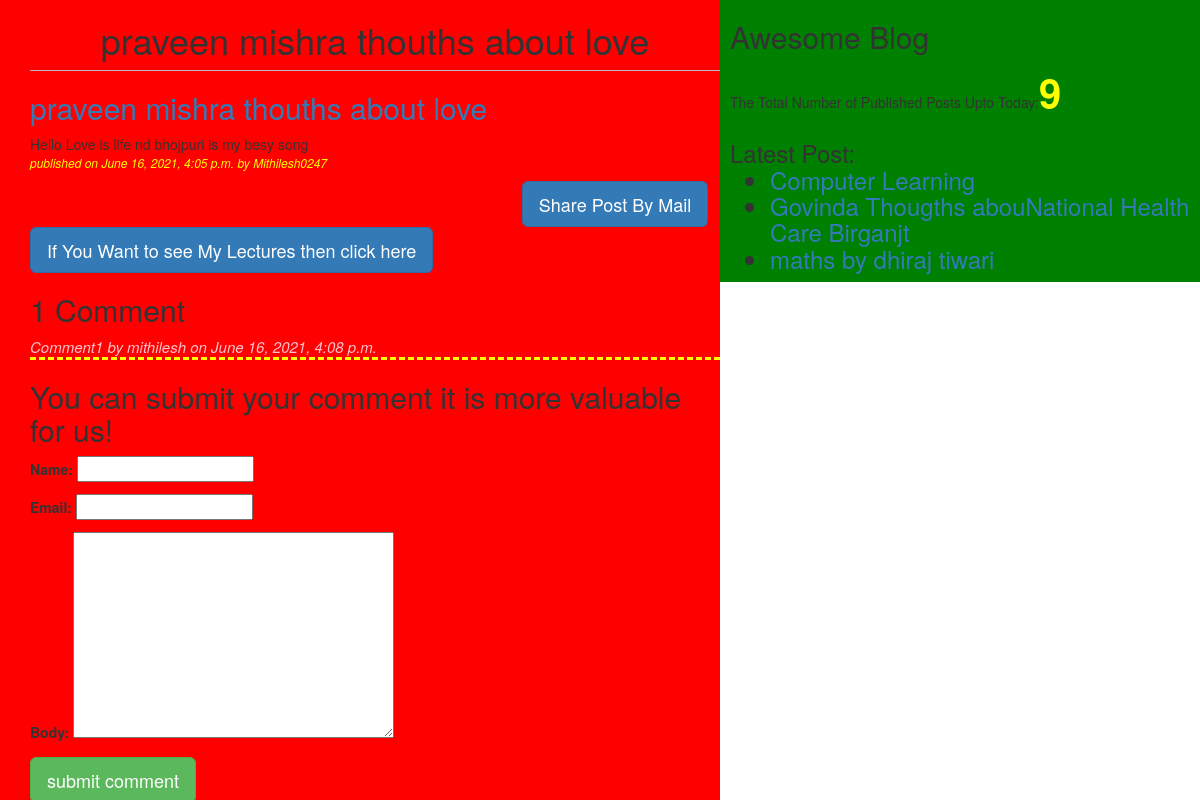
Page /2021/06/16/praveen-mishra-thouths-about-love/ on the committed database.
### blogapp/models.py (models this page shows, shortened)
class Post(models.Model):
	STATUS_CHOICES=(('draft','Draft'),('published','Published'))
	title=models.CharField(max_length=256)
	slug=models.SlugField(max_length=264,unique_for_date='publish')
	author=models.ForeignKey(User,related_name='blog_posts')
	body=models.TextField()
	publish=models.DateTimeField(default=timezone.now)
	created=models.DateTimeField(auto_now_add=True)
	updated=models.DateTimeField(auto_now=True)
	status=models.CharField(max_length=10,choices=STATUS_CHOICES,default='draft')
	objects=CustomManager()
	tags=TaggableManager()
	class Meta:
		ordering=('-publish',)
	def get_absolute_url(self):
	    return reverse('post_detail',args=[self.publish.year,
	    self.publish.strftime('%m'),self.publish.strftime('%d'),self.slug])

class Comment(models.Model):
	post=models.ForeignKey(Post,related_name='comments')
	name=models.CharField(max_length=36)
	email=models.EmailField()
	body=models.TextField()
	created=models.DateTimeField(auto_now_add=True)
	updated=models.DateTimeField(auto_now=True)
	active=models.BooleanField(default=True)

### blogapp/views.py (the view)
def post_detail_view(request,year,month,day,post):
    post=get_object_or_404(Post,slug=post,
    	                        status='published',
    	                        publish__year=year,
    	                        publish__month=month,
    	                        publish__day=day)
    comments=post.comments.filter(active=True)
    csubmit=False
    if request.method=='POST':
    	form=CommentForm(request.POST)
    	if form.is_valid():
    		new_comment=form.save(commit=False)
    		new_comment.post=post
    		new_comment.save()
    		csubmit=True;
    else:
        form=CommentForm()
    return render(request,'detail.html',{'post':post,'form':form,
        'csubmit':csubmit,'comments':comments})

### blogapp/forms.py
class CommentForm(forms.ModelForm):
	class Meta:
		model=Comment
		fields=('name','email','body')

### blogapp/templatetags/blog_tags.py (called while the page is built)
@register.simple_tag
def total_posts():
	return  Post.objects.count()

@register.inclusion_tag('latestpost.html')
def show_latest_posts():
    latest_posts=Post.objects.order_by('-publish')[:3]
    return{'latest_posts':latest_posts}

### blogapp/templates/detail.html (shortened to what this page needs)
{%extends 'base.html'%}
{%block content%}
<h1>{{post.title}}</h1>
<a href=""><h2>{{post.title}}</h2></a>
{{post.body}}
<p id="date">published on {{post.publish}} by {{post.author|title}}</p>
<div class="container" align="center">
	<a href="/{{post.id}}/share" class="btn btn-primary btn-lg" >Share Post By Mail</a>
</div>
<a href="https://www.youtube.com/channel/UCSHosDak3ESWIK1hT70GOJg/videos" class="btn btn-primary btn-lg">If You Want to see My Lectures then click here</a>
{% with comments.count as comments_count%}
<h2>{{comments_count}} Comment{{comments_count|pluralize}}</h2>
{%endwith%}
{% if comments %}
{%for comment in comments%}
<p id="ch">Comment{{forloop.counter}} by {{comment.name}} on {{comment.created}}</p>
{%endfor%}
{%else%}
<p>There are no Comments Yet|</p>
{%endif%}
{%if csubmit %}
<h2>Your comments added successfully</h2>
{%else%}
<h2> You can submit your comment it is more valuable for us!</h2>
<form method="POST">
	{{form.as_p}}
	<input type="submit" class="btn btn-success btn-lg" value="submit comment">
</form>
	{%endif%}
{%endblock%}

### blogapp/templates/latestpost.html
<ul>
	{% for post in latest_posts%}
	<li><a href="{{post.get_absolute_url}}">{{post.title}}</a></li>
	{%endfor%}
</ul>

### blogapp/static/blog.css (style rules this page uses)
h1 { text-align: center; border-bottom:1px solid #bbb; padding-bottom:10px; }
#date { color: yellow; font-size: 12px; font-style: italic; }
#ch { color: pink; font-size:15px; font-style: italic; border-bottom:3px dashed yellow; }

### rows in the picture
Post: title "praveen mishra thouths about love", body "Hello Love is life nd bhojpuri is my besy song", publish "June 16, 2021, 4:05 p.m.", author "Mithilesh0247"
Comment: name "mithilesh", created "June 16, 2021, 4:08 p.m."
Post: title "Computer Learning"
Post: title "Govinda Thougths abouNational Health Care Birganjt"
Post: title "maths by dhiraj tiwari"

### other values in the picture
{{ comments_count }} "1"
